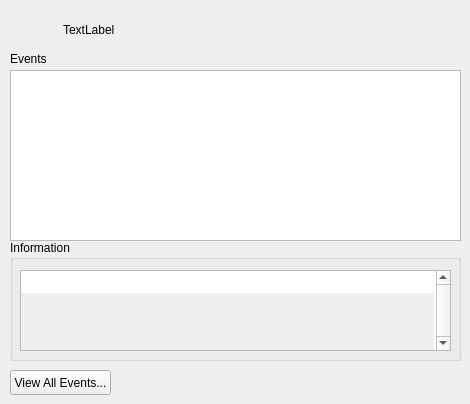
                    <widget class="QWidget" name="tab">
                        <attribute name="title">
                            <string>Events</string>
                        </attribute>
                        <widget class="QWidget" name="layoutWidget_4">
                            <property name="geometry">
                                <rect>
                                    <x>10</x>
                                    <y>10</y>
                                    <width>451</width>
                                    <height>41</height>
                                </rect>
                            </property>
                            <layout class="QHBoxLayout" name="horizontalLayout_4">
                                <item>
                                    <widget class="QLabel" name="labelIconEvents">
                                        <property name="sizePolicy">
                                            <sizepolicy hsizetype="Fixed" vsizetype="Fixed">
                                                <horstretch>0</horstretch>
                                                <verstretch>0</verstretch>
                                            </sizepolicy>
                                        </property>
                                        <property name="minimumSize">
                                            <size>
                                                <width>32</width>
                                                <height>32</height>
                                            </size>
                                        </property>
                                        <property name="maximumSize">
                                            <size>
                                                <width>32</width>
                                                <height>32</height>
                                            </size>
                                        </property>
                                        <property name="text">
                                            <string/>
                                        </property>
                                    </widget>
                                </item>
                                <item>
                                    <spacer name="horizontalSpacer_22">
                                        <property name="orientation">
                                            <enum>Qt::Horizontal</enum>
                                        </property>
                                        <property name="sizeType">
                                            <enum>QSizePolicy::Maximum</enum>
                                        </property>
                                        <property name="sizeHint" stdset="0">
                                            <size>
                                                <width>15</width>
                                                <height>20</height>
                                            </size>
                                        </property>
                                    </spacer>
                                </item>
                                <item>
                                    <widget class="QLabel" name="labelDeviceNameEvents">
                                        <property name="sizePolicy">
                                            <sizepolicy hsizetype="Preferred" vsizetype="Preferred">
                                                <horstretch>0</horstretch>
                                                <verstretch>0</verstretch>
                                            </sizepolicy>
                                        </property>
                                        <property name="maximumSize">
                                            <size>
                                                <width>16777215</width>
                                                <height>20</height>
                                            </size>
                                        </property>
                                        <property name="text">
                                            <string>TextLabel</string>
                                        </property>
                                    </widget>
                                </item>
                            </layout>
                        </widget>
                        <widget class="QLabel" name="label_14">
                            <property name="geometry">
                                <rect>
                                    <x>10</x>
                                    <y>50</y>
                                    <width>54</width>
                                    <height>17</height>
                                </rect>
                            </property>
                            <property name="text">
                                <string>Events</string>
                            </property>
                        </widget>
                        <widget class="QTableView" name="tableViewEvents">
                            <property name="geometry">
                                <rect>
                                    <x>10</x>
                                    <y>70</y>
                                    <width>451</width>
                                    <height>171</height>
                                </rect>
                            </property>
                        </widget>
                        <widget class="QGroupBox" name="groupBox_2">
                            <property name="geometry">
                                <rect>
                                    <x>10</x>
                                    <y>240</y>
                                    <width>451</width>
                                    <height>121</height>
                                </rect>
                            </property>
                            <property name="title">
                                <string>Information</string>
                            </property>
                            <widget class="QPlainTextEdit" name="textEditEventsInfo">
                                <property name="enabled">
                                    <bool>true</bool>
                                </property>
                                <property name="geometry">
                                    <rect>
                                        <x>10</x>
                                        <y>30</y>
                                        <width>431</width>
                                        <height>81</height>
                                    </rect>
                                </property>
                                <property name="acceptDrops">
                                    <bool>false</bool>
                                </property>
                                <property name="autoFillBackground">
                                    <bool>true</bool>
                                </property>
                                <property name="verticalScrollBarPolicy">
                                    <enum>Qt::ScrollBarAlwaysOn</enum>
                                </property>
                                <property name="readOnly">
                                    <bool>true</bool>
                                </property>
                                <property name="plainText">
                                    <string />
                                </property>
                                <property name="backgroundVisible">
                                    <bool>true</bool>
                                </property>
                            </widget>
                        </widget>
                        <widget class="QPushButton" name="buttonViewAllEvents">
                            <property name="geometry">
                                <rect>
                                    <x>10</x>
                                    <y>370</y>
                                    <width>101</width>
                                    <height>25</height>
                                </rect>
                            </property>
                            <property name="text">
                                <string>View All Events...</string>
                            </property>
                        </widget>
                    </widget>
